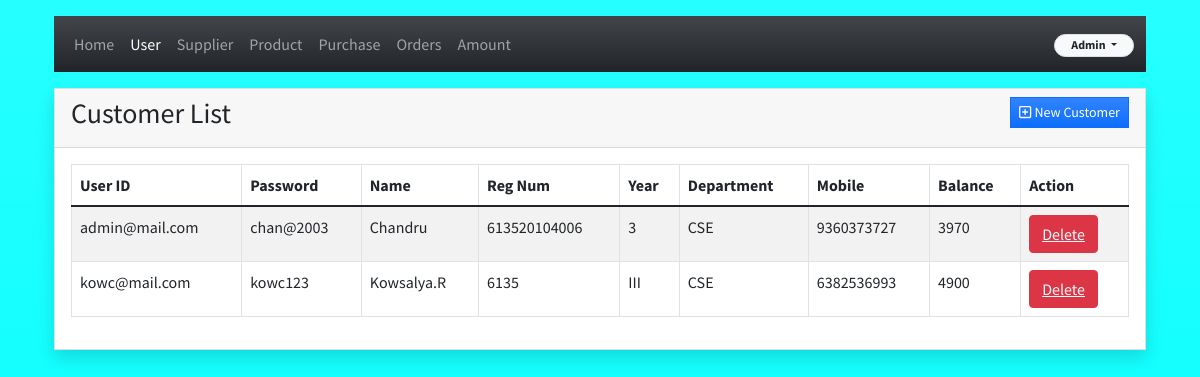
Page /customer.php (signed in) on the committed database.
### tables this page shows
CREATE TABLE `ims_customer` (
  `user_id` varchar(20) NOT NULL,
  `password` varchar(20) NOT NULL,
  `name` varchar(50) NOT NULL,
  `reg` varchar(15) NOT NULL,
  `year` varchar(10) NOT NULL,
  `dept` varchar(10) NOT NULL,
  `mobile` varchar(15) NOT NULL
);

### customer.php (the view, shortened to what this page needs)
<?php
include('inc/header.php');
include 'Inventory.php';
?>
<link rel="stylesheet" href="css/dataTables.bootstrap.min.css" />
<?php include('inc/container.php');?>
<div class="container">
	<?php include("menus.php"); ?>
	<div class="row">
		<div class="col-lg-12">
			<div class="card card-default rounded-0 shadow">
				<div class="card-header">
					<div class="row">
						<div class="col-lg-10 col-md-10 col-sm-8 col-xs-6">
							<h3 class="card-title">Customer List</h3>
						</div>
						<div class="col-lg-2 col-md-2 col-sm-4 col-xs-6" align="right">
							<button type="button" name="add" id="addCustomer" data-bs-toggle="modal" data-bs-target="#userModal" class="btn btn-primary bg-gradient btn-sm rounded-0"><i class="far fa-plus-square"></i> New Customer</button>
						</div>
					</div>
				</div>
				<div class="card-body">
					<div class="row">
						<div class="col-sm-12 table-responsive">
							<table class="table table-bordered table-striped">
								<thead>
									<tr>
										<th>User ID</th>
										<th>Password</th>
										<th>Name</th>
										<th>Reg Num</th>
										<th>Year</th>
										<th>Department</th>
										<th>Mobile</th>
										<th>Balance</th>
										<th>Action</th>
									</tr>
								</thead>
								<?php
								$select = "SELECT * FROM ims_customer";
								$res = mysqli_query($conn,$select);
								if(mysqli_num_rows($res)){
									foreach($res as $row){
										$id = $row['user_id'];
										$result1 = mysqli_query($conn, "SELECT SUM(balance) AS value_add FROM balance where userid = '$id' ");
										$row1 = mysqli_fetch_assoc($result1);
										$sum1 = $row1['value_add'];
                                     $result = mysqli_query($conn, "SELECT SUM(price) AS value_sum FROM ims_order where user = '$id' ");
									 $roww = mysqli_fetch_assoc($result);
									 $sum = $roww['value_sum'];
									 $total = $sum1 - $sum;
										echo "
										<tr>
										<td>$id</td>
										<td>$row[password]</td>
										<td>$row[name]</td>
										<td>$row[reg]</td>
										<td>$row[year]</td>
										<td>$row[dept]</td>
										<td>$row[mobile]</td>
										<td> $total</td>
										<td><button class='btn btn-danger'><a class='text-light' href = 'delete.php?deleteid=".$row['user_id']." '>Delete</a></button></td>
										</tr>
										";
						}
					}
?>
                        </table>
						</div>
					</div>
				</div>
			</div>
		</div>
	</div>
</div>

### css/style.css (style rules this page uses)
html, body { height: 100% !important; width: 100% !important; }

### inc/container.php (style rules this page uses)
body { background-color:aqua; }

### rows in the picture
ims_customer: user_id "admin@mail.com", password "chan@2003", name "Chandru", reg "613520104006", year "3", dept "CSE", mobile "9360373727", total "3970"
ims_customer: user_id "kowc@mail.com", password "kowc123", name "Kowsalya.R", reg "6135", year "III", dept "CSE", mobile "6382536993", total "4900"
